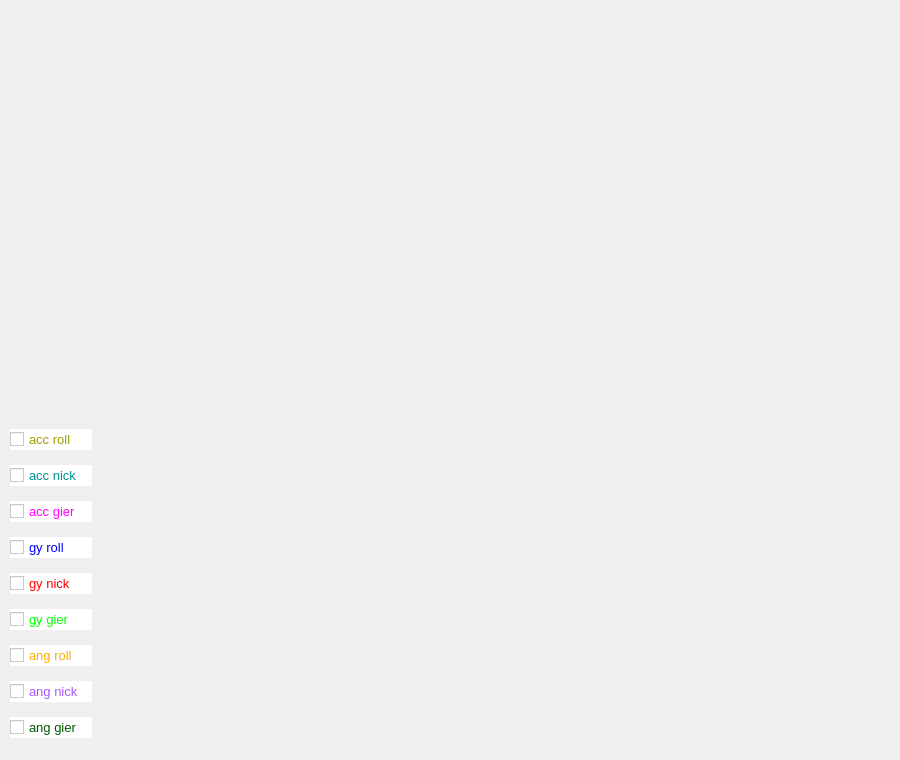
    <widget class="QWidget" name="live_plots">
     <attribute name="title">
      <string>Live Plots</string>
     </attribute>
     <widget class="QCustomPlot" name="qcustomplot_widget" native="true">
      <property name="geometry">
       <rect>
        <x>110</x>
        <y>420</y>
        <width>781</width>
        <height>331</height>
       </rect>
      </property>
     </widget>
     <widget class="QWidget" name="layoutWidget">
      <property name="geometry">
       <rect>
        <x>10</x>
        <y>420</y>
        <width>82</width>
        <height>331</height>
       </rect>
      </property>
      <layout class="QVBoxLayout" name="verticalLayout_16">
       <item>
        <widget class="QCheckBox" name="acc_roll_checkBox">
         <property name="font">
          <font>
           <pointsize>10</pointsize>
          </font>
         </property>
         <property name="styleSheet">
          <string notr="true">color: rgb(158, 158, 0);
background-color: rgb(255, 255, 255);</string>
         </property>
         <property name="text">
          <string>acc roll</string>
         </property>
         <attribute name="buttonGroup">
          <string notr="true">live_check_buttonGroup</string>
         </attribute>
        </widget>
       </item>
       <item>
        <widget class="QCheckBox" name="acc_nick_checkBox">
         <property name="font">
          <font>
           <pointsize>10</pointsize>
          </font>
         </property>
         <property name="styleSheet">
          <string notr="true">color: rgb(0, 144, 144);
background-color: rgb(255, 255, 255);</string>
         </property>
         <property name="text">
          <string>acc nick</string>
         </property>
         <attribute name="buttonGroup">
          <string notr="true">live_check_buttonGroup</string>
         </attribute>
        </widget>
       </item>
       <item>
        <widget class="QCheckBox" name="acc_gier_checkBox">
         <property name="font">
          <font>
           <pointsize>10</pointsize>
          </font>
         </property>
         <property name="styleSheet">
          <string notr="true">color: rgb(255, 0, 255);
background-color: rgb(255, 255, 255);</string>
         </property>
         <property name="text">
          <string>acc gier</string>
         </property>
         <attribute name="buttonGroup">
          <string notr="true">live_check_buttonGroup</string>
         </attribute>
        </widget>
       </item>
       <item>
        <widget class="QCheckBox" name="gy_roll_checkBox">
         <property name="font">
          <font>
           <pointsize>10</pointsize>
          </font>
         </property>
         <property name="styleSheet">
          <string notr="true">color: rgb(0, 0, 255);
background-color: rgb(255, 255, 255);</string>
         </property>
         <property name="text">
          <string>gy roll</string>
         </property>
         <attribute name="buttonGroup">
          <string notr="true">live_check_buttonGroup</string>
         </attribute>
        </widget>
       </item>
       <item>
        <widget class="QCheckBox" name="gy_nick_checkBox">
         <property name="font">
          <font>
           <pointsize>10</pointsize>
          </font>
         </property>
         <property name="styleSheet">
          <string notr="true">color: rgb(255, 0, 0);
background-color: rgb(255, 255, 255);</string>
         </property>
         <property name="text">
          <string>gy nick</string>
         </property>
         <attribute name="buttonGroup">
          <string notr="true">live_check_buttonGroup</string>
         </attribute>
        </widget>
       </item>
       <item>
        <widget class="QCheckBox" name="gy_gier_checkBox">
         <property name="font">
          <font>
           <pointsize>10</pointsize>
          </font>
         </property>
         <property name="styleSheet">
          <string notr="true">color: rgb(0, 255, 0);
background-color: rgb(255, 255, 255);</string>
         </property>
         <property name="text">
          <string>gy gier</string>
         </property>
         <attribute name="buttonGroup">
          <string notr="true">live_check_buttonGroup</string>
         </attribute>
        </widget>
       </item>
       <item>
        <widget class="QCheckBox" name="ang_roll_checkBox">
         <property name="font">
          <font>
           <pointsize>10</pointsize>
          </font>
         </property>
         <property name="styleSheet">
          <string notr="true">color: rgb(255, 170, 0);
background-color: rgb(255, 255, 255);</string>
         </property>
         <property name="text">
          <string>ang roll</string>
         </property>
         <attribute name="buttonGroup">
          <string notr="true">live_check_buttonGroup</string>
         </attribute>
        </widget>
       </item>
       <item>
        <widget class="QCheckBox" name="ang_nick_checkBox">
         <property name="font">
          <font>
           <pointsize>10</pointsize>
          </font>
         </property>
         <property name="styleSheet">
          <string notr="true">color: rgb(170, 85, 255);
background-color: rgb(255, 255, 255);</string>
         </property>
         <property name="text">
          <string>ang nick</string>
         </property>
         <attribute name="buttonGroup">
          <string notr="true">live_check_buttonGroup</string>
         </attribute>
        </widget>
       </item>
       <item>
        <widget class="QCheckBox" name="ang_gier_checkBox">
         <property name="font">
          <font>
           <pointsize>10</pointsize>
          </font>
         </property>
         <property name="styleSheet">
          <string notr="true">color: rgb(0, 85, 0);
background-color: rgb(255, 255, 255);</string>
         </property>
         <property name="text">
          <string>ang gier</string>
         </property>
         <attribute name="buttonGroup">
          <string notr="true">live_check_buttonGroup</string>
         </attribute>
        </widget>
       </item>
      </layout>
     </widget>
    </widget>
